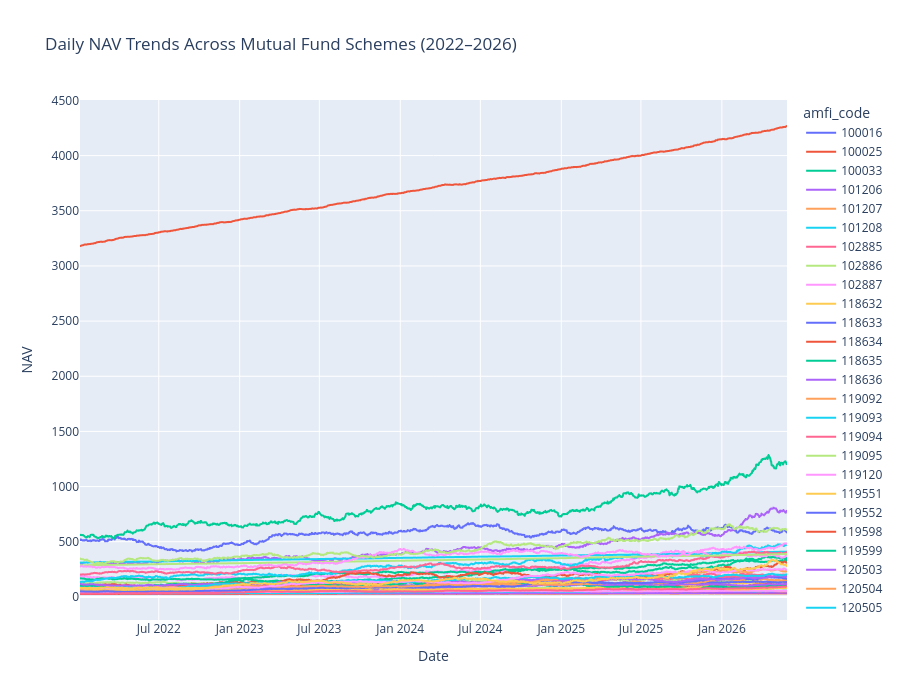

Notebook cell for this chart:
### Code cell
import plotly.express as px

nav["amfi_code"] = nav["amfi_code"].astype(str)

fig = px.line(
    nav,
    x="date",
    y="nav",
    color="amfi_code",
    title="Daily NAV Trends Across Mutual Fund Schemes (2022–2026)"
)

fig.update_layout(
    height=700,
    xaxis_title="Date",
    yaxis_title="NAV"
)

fig.show()

### Figure 1 — Plotly figure (JSON) as saved in the notebook; plotly's stock layout.template omitted (floating-point values rounded to 4 significant figures; data arrays with more than 128 entries replaced by an {"elided": "..."} marker saying what was removed)
{"data": [{"hovertemplate": "amfi_code=100016<br>date=%{x}<br>nav=%{y}<extra></extra>", "legendgroup": "100016", "line": {"color": "#636efa", "dash": "solid"}, "marker": {"symbol": "circle"}, "mode": "lines", "name": "100016", "showlegend": true, "type": "scattergl", "x": {"elided": "1150 str values"}, "xaxis": "x", "y": {"elided": "1150 float values"}, "yaxis": "y"}, {"hovertemplate": "amfi_code=100025<br>date=%{x}<br>nav=%{y}<extra></extra>", "legendgroup": "100025", "line": {"color": "#EF553B", "dash": "solid"}, "marker": {"symbol": "circle"}, "mode": "lines", "name": "100025", "showlegend": true, "type": "scattergl", "x": {"elided": "1150 str values"}, "xaxis": "x", "y": {"elided": "1150 float values"}, "yaxis": "y"}, {"hovertemplate": "amfi_code=100033<br>date=%{x}<br>nav=%{y}<extra></extra>", "legendgroup": "100033", "line": {"color": "#00cc96", "dash": "solid"}, "marker": {"symbol": "circle"}, "mode": "lines", "name": "100033", "showlegend": true, "type": "scattergl", "x": {"elided": "1150 str values"}, "xaxis": "x", "y": {"elided": "1150 float values"}, "yaxis": "y"}, {"hovertemplate": "amfi_code=101206<br>date=%{x}<br>nav=%{y}<extra></extra>", "legendgroup": "101206", "line": {"color": "#ab63fa", "dash": "solid"}, "marker": {"symbol": "circle"}, "mode": "lines", "name": "101206", "showlegend": true, "type": "scattergl", "x": {"elided": "1150 str values"}, "xaxis": "x", "y": {"elided": "1150 float values"}, "yaxis": "y"}, {"hovertemplate": "amfi_code=101207<br>date=%{x}<br>nav=%{y}<extra></extra>", "legendgroup": "101207", "line": {"color": "#FFA15A", "dash": "solid"}, "marker": {"symbol": "circle"}, "mode": "lines", "name": "101207", "showlegend": true, "type": "scattergl", "x": {"elided": "1150 str values"}, "xaxis": "x", "y": {"elided": "1150 float values"}, "yaxis": "y"}, {"hovertemplate": "amfi_code=101208<br>date=%{x}<br>nav=%{y}<extra></extra>", "legendgroup": "101208", "line": {"color": "#19d3f3", "dash": "solid"}, "marker": {"symbol": "circle"}, "mode": "lines", "name": "101208", "showlegend": true, "type": "scattergl", "x": {"elided": "1150 str values"}, "xaxis": "x", "y": {"elided": "1150 float values"}, "yaxis": "y"}, {"hovertemplate": "amfi_code=102885<br>date=%{x}<br>nav=%{y}<extra></extra>", "legendgroup": "102885", "line": {"color": "#FF6692", "dash": "solid"}, "marker": {"symbol": "circle"}, "mode": "lines", "name": "102885", "showlegend": true, "type": "scattergl", "x": {"elided": "1150 str values"}, "xaxis": "x", "y": {"elided": "1150 float values"}, "yaxis": "y"}, {"hovertemplate": "amfi_code=102886<br>date=%{x}<br>nav=%{y}<extra></extra>", "legendgroup": "102886", "line": {"color": "#B6E880", "dash": "solid"}, "marker": {"symbol": "circle"}, "mode": "lines", "name": "102886", "showlegend": true, "type": "scattergl", "x": {"elided": "1150 str values"}, "xaxis": "x", "y": {"elided": "1150 float values"}, "yaxis": "y"}, {"hovertemplate": "amfi_code=102887<br>date=%{x}<br>nav=%{y}<extra></extra>", "legendgroup": "102887", "line": {"color": "#FF97FF", "dash": "solid"}, "marker": {"symbol": "circle"}, "mode": "lines", "name": "102887", "showlegend": true, "type": "scattergl", "x": {"elided": "1150 str values"}, "xaxis": "x", "y": {"elided": "1150 float values"}, "yaxis": "y"}, {"hovertemplate": "amfi_code=118632<br>date=%{x}<br>nav=%{y}<extra></extra>", "legendgroup": "118632", "line": {"color": "#FECB52", "dash": "solid"}, "marker": {"symbol": "circle"}, "mode": "lines", "name": "118632", "showlegend": true, "type": "scattergl", "x": {"elided": "1150 str values"}, "xaxis": "x", "y": {"elided": "1150 float values"}, "yaxis": "y"}, {"hovertemplate": "amfi_code=118633<br>date=%{x}<br>nav=%{y}<extra></extra>", "legendgroup": "118633", "line": {"color": "#636efa", "dash": "solid"}, "marker": {"symbol": "circle"}, "mode": "lines", "name": "118633", "showlegend": true, "type": "scattergl", "x": {"elided": "1150 str values"}, "xaxis": "x", "y": {"elided": "1150 float values"}, "yaxis": "y"}, {"hovertemplate": "amfi_code=118634<br>date=%{x}<br>nav=%{y}<extra></extra>", "legendgroup": "118634", "line": {"color": "#EF553B", "dash": "solid"}, "marker": {"symbol": "circle"}, "mode": "lines", "name": "118634", "showlegend": true, "type": "scattergl", "x": {"elided": "1150 str values"}, "xaxis": "x", "y": {"elided": "1150 float values"}, "yaxis": "y"}, {"hovertemplate": "amfi_code=118635<br>date=%{x}<br>nav=%{y}<extra></extra>", "legendgroup": "118635", "line": {"color": "#00cc96", "dash": "solid"}, "marker": {"symbol": "circle"}, "mode": "lines", "name": "118635", "showlegend": true, "type": "scattergl", "x": {"elided": "1150 str values"}, "xaxis": "x", "y": {"elided": "1150 float values"}, "yaxis": "y"}, {"hovertemplate": "amfi_code=118636<br>date=%{x}<br>nav=%{y}<extra></extra>", "legendgroup": "118636", "line": {"color": "#ab63fa", "dash": "solid"}, "marker": {"symbol": "circle"}, "mode": "lines", "name": "118636", "showlegend": true, "type": "scattergl", "x": {"elided": "1150 str values"}, "xaxis": "x", "y": {"elided": "1150 float values"}, "yaxis": "y"}, {"hovertemplate": "amfi_code=119092<br>date=%{x}<br>nav=%{y}<extra></extra>", "legendgroup": "119092", "line": {"color": "#FFA15A", "dash": "solid"}, "marker": {"symbol": "circle"}, "mode": "lines", "name": "119092", "showlegend": true, "type": "scattergl", "x": {"elided": "1150 str values"}, "xaxis": "x", "y": {"elided": "1150 float values"}, "yaxis": "y"}, {"hovertemplate": "amfi_code=119093<br>date=%{x}<br>nav=%{y}<extra></extra>", "legendgroup": "119093", "line": {"color": "#19d3f3", "dash": "solid"}, "marker": {"symbol": "circle"}, "mode": "lines", "name": "119093", "showlegend": true, "type": "scattergl", "x": {"elided": "1150 str values"}, "xaxis": "x", "y": {"elided": "1150 float values"}, "yaxis": "y"}, {"hovertemplate": "amfi_code=119094<br>date=%{x}<br>nav=%{y}<extra></extra>", "legendgroup": "119094", "line": {"color": "#FF6692", "dash": "solid"}, "marker": {"symbol": "circle"}, "mode": "lines", "name": "119094", "showlegend": true, "type": "scattergl", "x": {"elided": "1150 str values"}, "xaxis": "x", "y": {"elided": "1150 float values"}, "yaxis": "y"}, {"hovertemplate": "amfi_code=119095<br>date=%{x}<br>nav=%{y}<extra></extra>", "legendgroup": "119095", "line": {"color": "#B6E880", "dash": "solid"}, "marker": {"symbol": "circle"}, "mode": "lines", "name": "119095", "showlegend": true, "type": "scattergl", "x": {"elided": "1150 str values"}, "xaxis": "x", "y": {"elided": "1150 float values"}, "yaxis": "y"}, {"hovertemplate": "amfi_code=119120<br>date=%{x}<br>nav=%{y}<extra></extra>", "legendgroup": "119120", "line": {"color": "#FF97FF", "dash": "solid"}, "marker": {"symbol": "circle"}, "mode": "lines", "name": "119120", "showlegend": true, "type": "scattergl", "x": {"elided": "1150 str values"}, "xaxis": "x", "y": {"elided": "1150 float values"}, "yaxis": "y"}, {"hovertemplate": "amfi_code=119551<br>date=%{x}<br>nav=%{y}<extra></extra>", "legendgroup": "119551", "line": {"color": "#FECB52", "dash": "solid"}, "marker": {"symbol": "circle"}, "mode": "lines", "name": "119551", "showlegend": true, "type": "scattergl", "x": {"elided": "1150 str values"}, "xaxis": "x", "y": {"elided": "1150 float values"}, "yaxis": "y"}, {"hovertemplate": "amfi_code=119552<br>date=%{x}<br>nav=%{y}<extra></extra>", "legendgroup": "119552", "line": {"color": "#636efa", "dash": "solid"}, "marker": {"symbol": "circle"}, "mode": "lines", "name": "119552", "showlegend": true, "type": "scattergl", "x": {"elided": "1150 str values"}, "xaxis": "x", "y": {"elided": "1150 float values"}, "yaxis": "y"}, {"hovertemplate": "amfi_code=119598<br>date=%{x}<br>nav=%{y}<extra></extra>", "legendgroup": "119598", "line": {"color": "#EF553B", "dash": "solid"}, "marker": {"symbol": "circle"}, "mode": "lines", "name": "119598", "showlegend": true, "type": "scattergl", "x": {"elided": "1150 str values"}, "xaxis": "x", "y": {"elided": "1150 float values"}, "yaxis": "y"}, {"hovertemplate": "amfi_code=119599<br>date=%{x}<br>nav=%{y}<extra></extra>", "legendgroup": "119599", "line": {"color": "#00cc96", "dash": "solid"}, "marker": {"symbol": "circle"}, "mode": "lines", "name": "119599", "showlegend": true, "type": "scattergl", "x": {"elided": "1150 str values"}, "xaxis": "x", "y": {"elided": "1150 float values"}, "yaxis": "y"}, {"hovertemplate": "amfi_code=120503<br>date=%{x}<br>nav=%{y}<extra></extra>", "legendgroup": "120503", "line": {"color": "#ab63fa", "dash": "solid"}, "marker": {"symbol": "circle"}, "mode": "lines", "name": "120503", "showlegend": true, "type": "scattergl", "x": {"elided": "1150 str values"}, "xaxis": "x", "y": {"elided": "1150 float values"}, "yaxis": "y"}, {"hovertemplate": "amfi_code=120504<br>date=%{x}<br>nav=%{y}<extra></extra>", "legendgroup": "120504", "line": {"color": "#FFA15A", "dash": "solid"}, "marker": {"symbol": "circle"}, "mode": "lines", "name": "120504", "showlegend": true, "type": "scattergl", "x": {"elided": "1150 str values"}, "xaxis": "x", "y": {"elided": "1150 float values"}, "yaxis": "y"}, {"hovertemplate": "amfi_code=120505<br>date=%{x}<br>nav=%{y}<extra></extra>", "legendgroup": "120505", "line": {"color": "#19d3f3", "dash": "solid"}, "marker": {"symbol": "circle"}, "mode": "lines", "name": "120505", "showlegend": true, "type": "scattergl", "x": {"elided": "1150 str values"}, "xaxis": "x", "y": {"elided": "1150 float values"}, "yaxis": "y"}, {"hovertemplate": "amfi_code=120506<br>date=%{x}<br>nav=%{y}<extra></extra>", "legendgroup": "120506", "line": {"color": "#FF6692", "dash": "solid"}, "marker": {"symbol": "circle"}, "mode": "lines", "name": "120506", "showlegend": true, "type": "scattergl", "x": {"elided": "1150 str values"}, "xaxis": "x", "y": {"elided": "1150 float values"}, "yaxis": "y"}, {"hovertemplate": "amfi_code=120507<br>date=%{x}<br>nav=%{y}<extra></extra>", "legendgroup": "120507", "line": {"color": "#B6E880", "dash": "solid"}, "marker": {"symbol": "circle"}, "mode": "lines", "name": "120507", "showlegend": true, "type": "scattergl", "x": {"elided": "1150 str values"}, "xaxis": "x", "y": {"elided": "1150 float values"}, "yaxis": "y"}, {"hovertemplate": "amfi_code=120841<br>date=%{x}<br>nav=%{y}<extra></extra>", "legendgroup": "120841", "line": {"color": "#FF97FF", "dash": "solid"}, "marker": {"symbol": "circle"}, "mode": "lines", "name": "120841", "showlegend": true, "type": "scattergl", "x": {"elided": "1150 str values"}, "xaxis": "x", "y": {"elided": "1150 float values"}, "yaxis": "y"}, {"hovertemplate": "amfi_code=120842<br>date=%{x}<br>nav=%{y}<extra></extra>", "legendgroup": "120842", "line": {"color": "#FECB52", "dash": "solid"}, "marker": {"symbol": "circle"}, "mode": "lines", "name": "120842", "showlegend": true, "type": "scattergl", "x": {"elided": "1150 str values"}, "xaxis": "x", "y": {"elided": "1150 float values"}, "yaxis": "y"}, {"hovertemplate": "amfi_code=120843<br>date=%{x}<br>nav=%{y}<extra></extra>", "legendgroup": "120843", "line": {"color": "#636efa", "dash": "solid"}, "marker": {"symbol": "circle"}, "mode": "lines", "name": "120843", "showlegend": true, "type": "scattergl", "x": {"elided": "1150 str values"}, "xaxis": "x", "y": {"elided": "1150 float values"}, "yaxis": "y"}, {"hovertemplate": "amfi_code=120844<br>date=%{x}<br>nav=%{y}<extra></extra>", "legendgroup": "120844", "line": {"color": "#EF553B", "dash": "solid"}, "marker": {"symbol": "circle"}, "mode": "lines", "name": "120844", "showlegend": true, "type": "scattergl", "x": {"elided": "1150 str values"}, "xaxis": "x", "y": {"elided": "1150 float values"}, "yaxis": "y"}, {"hovertemplate": "amfi_code=125497<br>date=%{x}<br>nav=%{y}<extra></extra>", "legendgroup": "125497", "line": {"color": "#00cc96", "dash": "solid"}, "marker": {"symbol": "circle"}, "mode": "lines", "name": "125497", "showlegend": true, "type": "scattergl", "x": {"elided": "1150 str values"}, "xaxis": "x", "y": {"elided": "1150 float values"}, "yaxis": "y"}, {"hovertemplate": "amfi_code=125498<br>date=%{x}<br>nav=%{y}<extra></extra>", "legendgroup": "125498", "line": {"color": "#ab63fa", "dash": "solid"}, "marker": {"symbol": "circle"}, "mode": "lines", "name": "125498", "showlegend": true, "type": "scattergl", "x": {"elided": "1150 str values"}, "xaxis": "x", "y": {"elided": "1150 float values"}, "yaxis": "y"}, {"hovertemplate": "amfi_code=148567<br>date=%{x}<br>nav=%{y}<extra></extra>", "legendgroup": "148567", "line": {"color": "#FFA15A", "dash": "solid"}, "marker": {"symbol": "circle"}, "mode": "lines", "name": "148567", "showlegend": true, "type": "scattergl", "x": {"elided": "1150 str values"}, "xaxis": "x", "y": {"elided": "1150 float values"}, "yaxis": "y"}, {"hovertemplate": "amfi_code=148568<br>date=%{x}<br>nav=%{y}<extra></extra>", "legendgroup": "148568", "line": {"color": "#19d3f3", "dash": "solid"}, "marker": {"symbol": "circle"}, "mode": "lines", "name": "148568", "showlegend": true, "type": "scattergl", "x": {"elided": "1150 str values"}, "xaxis": "x", "y": {"elided": "1150 float values"}, "yaxis": "y"}, {"hovertemplate": "amfi_code=148569<br>date=%{x}<br>nav=%{y}<extra></extra>", "legendgroup": "148569", "line": {"color": "#FF6692", "dash": "solid"}, "marker": {"symbol": "circle"}, "mode": "lines", "name": "148569", "showlegend": true, "type": "scattergl", "x": {"elided": "1150 str values"}, "xaxis": "x", "y": {"elided": "1150 float values"}, "yaxis": "y"}, {"hovertemplate": "amfi_code=149322<br>date=%{x}<br>nav=%{y}<extra></extra>", "legendgroup": "149322", "line": {"color": "#B6E880", "dash": "solid"}, "marker": {"symbol": "circle"}, "mode": "lines", "name": "149322", "showlegend": true, "type": "scattergl", "x": {"elided": "1150 str values"}, "xaxis": "x", "y": {"elided": "1150 float values"}, "yaxis": "y"}, {"hovertemplate": "amfi_code=149323<br>date=%{x}<br>nav=%{y}<extra></extra>", "legendgroup": "149323", "line": {"color": "#FF97FF", "dash": "solid"}, "marker": {"symbol": "circle"}, "mode": "lines", "name": "149323", "showlegend": true, "type": "scattergl", "x": {"elided": "1150 str values"}, "xaxis": "x", "y": {"elided": "1150 float values"}, "yaxis": "y"}, {"hovertemplate": "amfi_code=149324<br>date=%{x}<br>nav=%{y}<extra></extra>", "legendgroup": "149324", "line": {"color": "#FECB52", "dash": "solid"}, "marker": {"symbol": "circle"}, "mode": "lines", "name": "149324", "showlegend": true, "type": "scattergl", "x": {"elided": "1150 str values"}, "xaxis": "x", "y": {"elided": "1150 float values"}, "yaxis": "y"}], "layout": {"height": 700, "legend": {"title": {"text": "amfi_code"}, "tracegroupgap": 0}, "title": {"text": "Daily NAV Trends Across Mutual Fund Schemes (2022–2026)"}, "xaxis": {"anchor": "y", "domain": [0, 1], "title": {"text": "Date"}}, "yaxis": {"anchor": "x", "domain": [0, 1], "title": {"text": "NAV"}}}}
